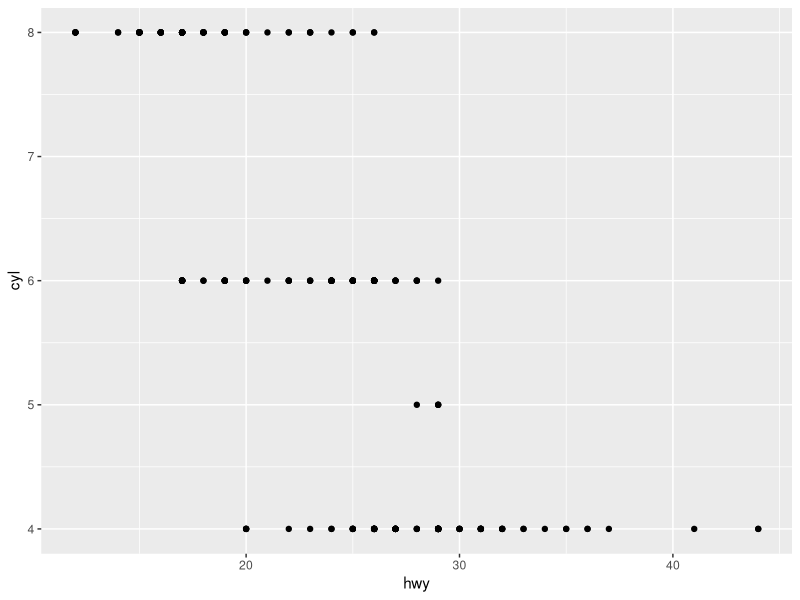
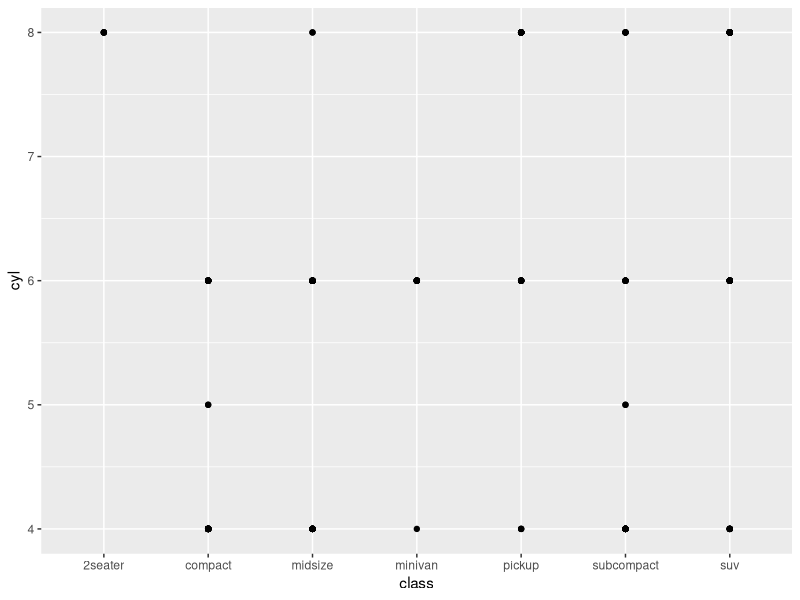
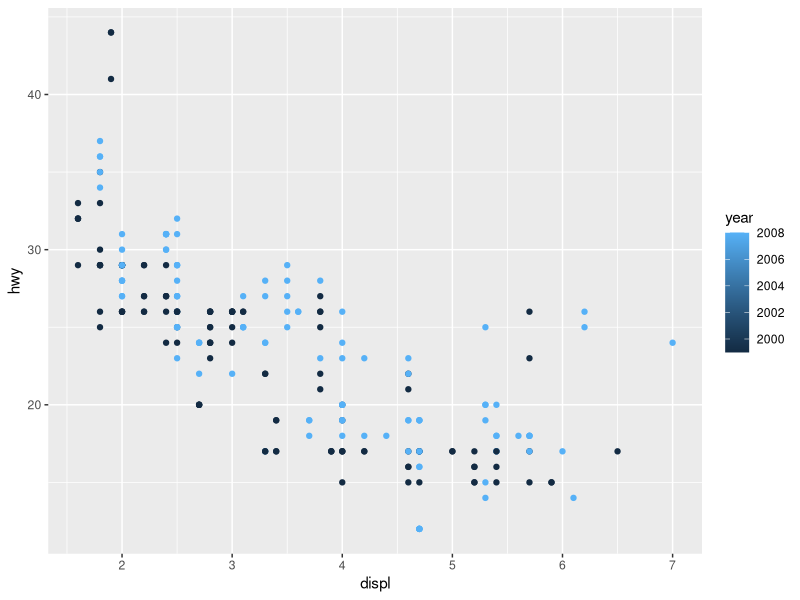
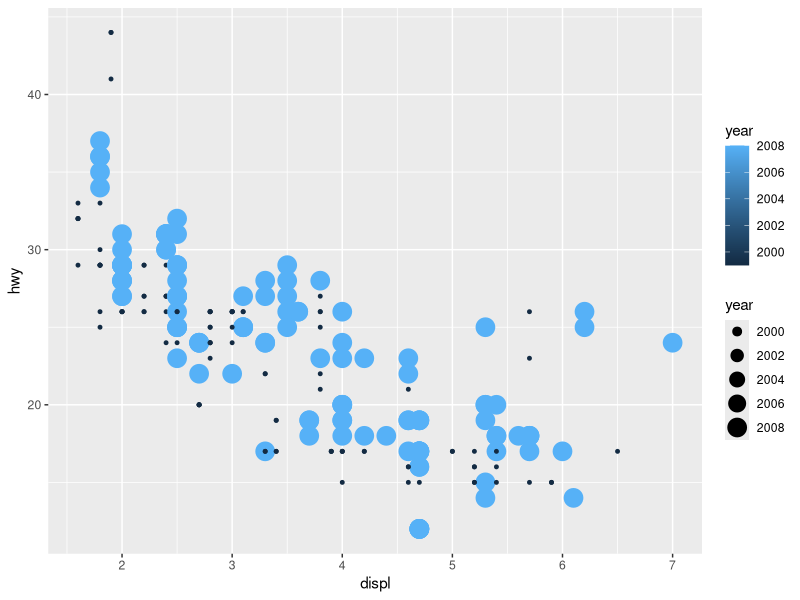
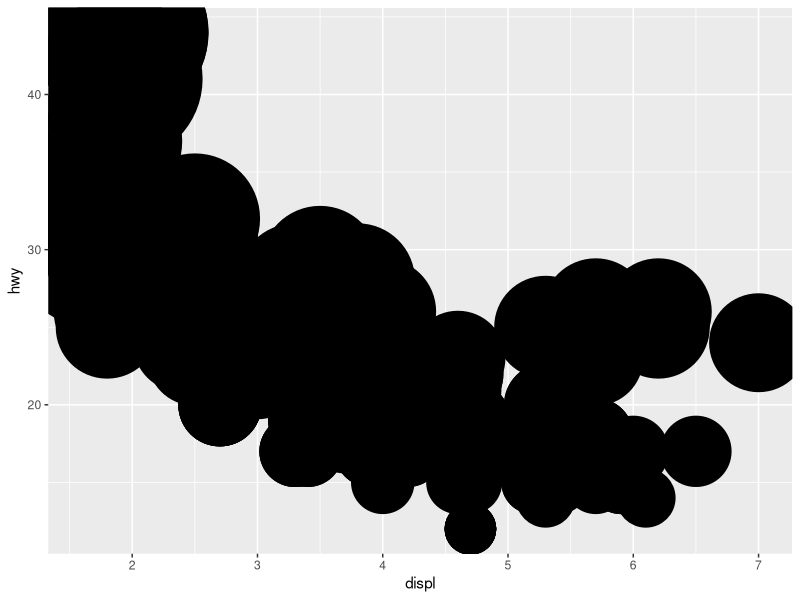
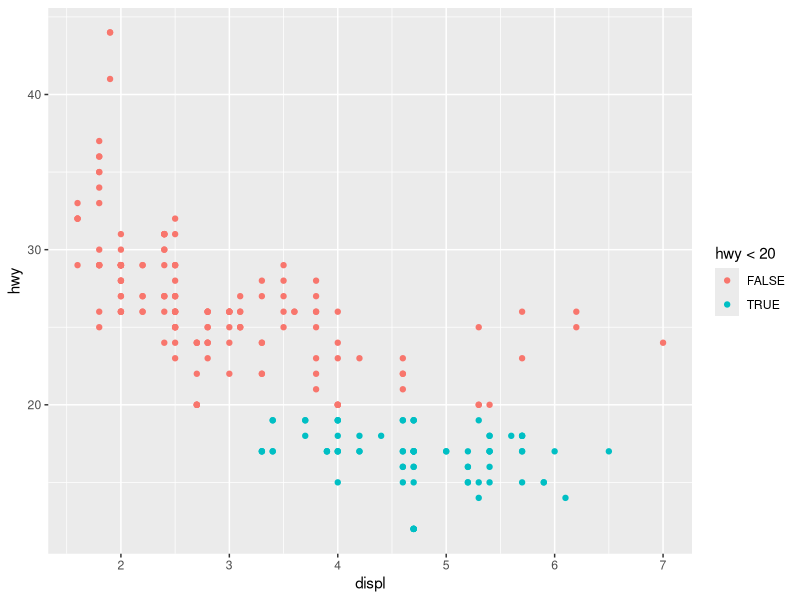
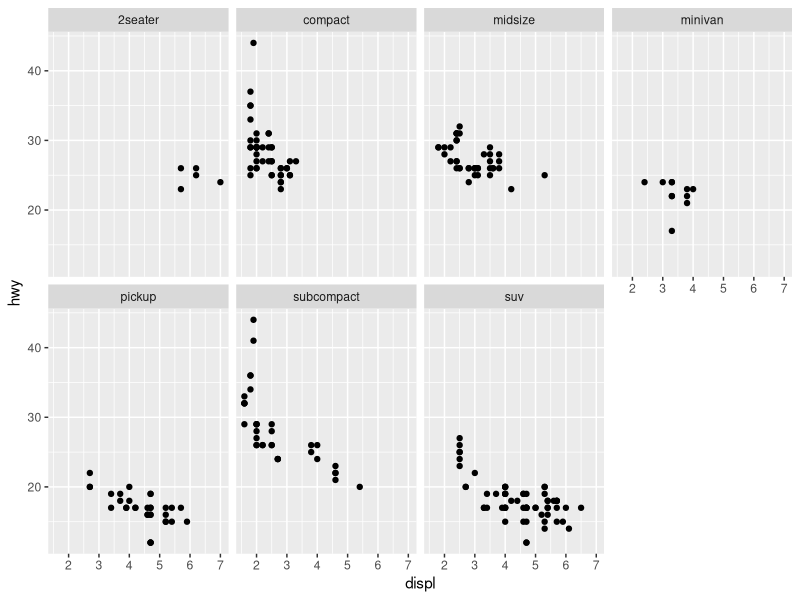
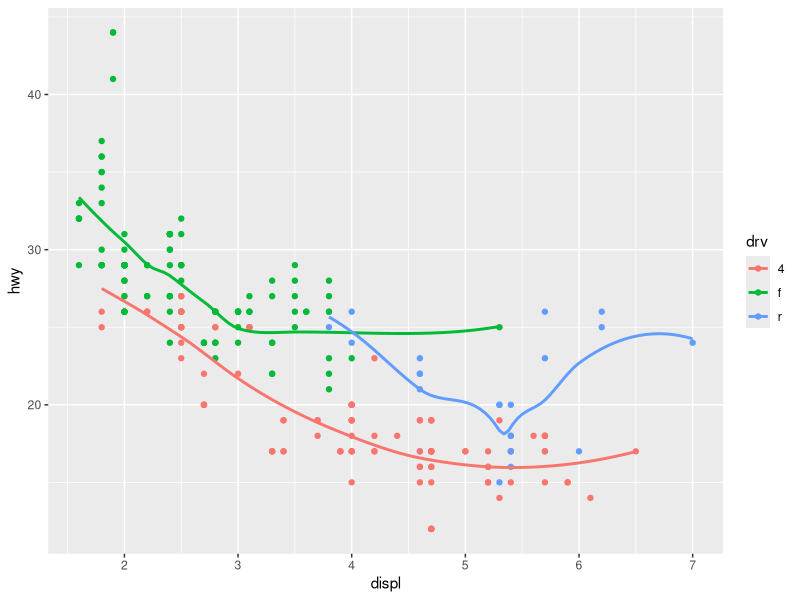

R code for these plots, in order:
## ---- chunk 1
knitr::opts_chunk$set(echo = TRUE)
## ---- chunk 2
summary(cars)
## ---- chunk 3
library(tidyverse)
## ---- chunk 4
?mpg
## ---- chunk 5
ggplot(data = mpg) + 
  geom_point(mapping = aes(x = hwy, y = cyl))
## ---- chunk 6
ggplot(data = mpg) + 
  geom_point(mapping = aes(x = class, y = cyl))
## ---- chunk 7
ggplot(data = mpg) + 
  geom_point(mapping = aes(x = displ, y = hwy, color = year))
## ---- chunk 8
ggplot(data = mpg) + 
  geom_point(mapping = aes(x = displ, y = hwy, color = year, size = year))
## ---- chunk 9
ggplot(data = mpg) + 
  geom_point(mapping = aes(x = displ, y = hwy,stroke = hwy))
## ---- chunk 10
ggplot(data = mpg) + 
  geom_point(mapping = aes(x = displ, y = hwy,color = hwy < 20
                      ))
## ---- chunk 11
ggplot(data = mpg) + 
  geom_point(mapping = aes(x = displ, y = hwy)) + 
  facet_wrap(~ class, nrow = 2)
## ---- chunk 12
?facet_wrap
## ---- chunk 13
ggplot(data = mpg, mapping = aes(x = displ, y = hwy, color = drv)) + 
  geom_point() + 
  geom_smooth(se = FALSE)
## ---- chunk 14
ggplot(data = mpg, mapping = aes(x = displ, y = hwy)) + 
  geom_point() + 
  geom_smooth()
## ---- chunk 15
ggplot(data = mpg, mapping = aes(x = displ, y = hwy)) + 
  geom_point() +
geom_smooth()
